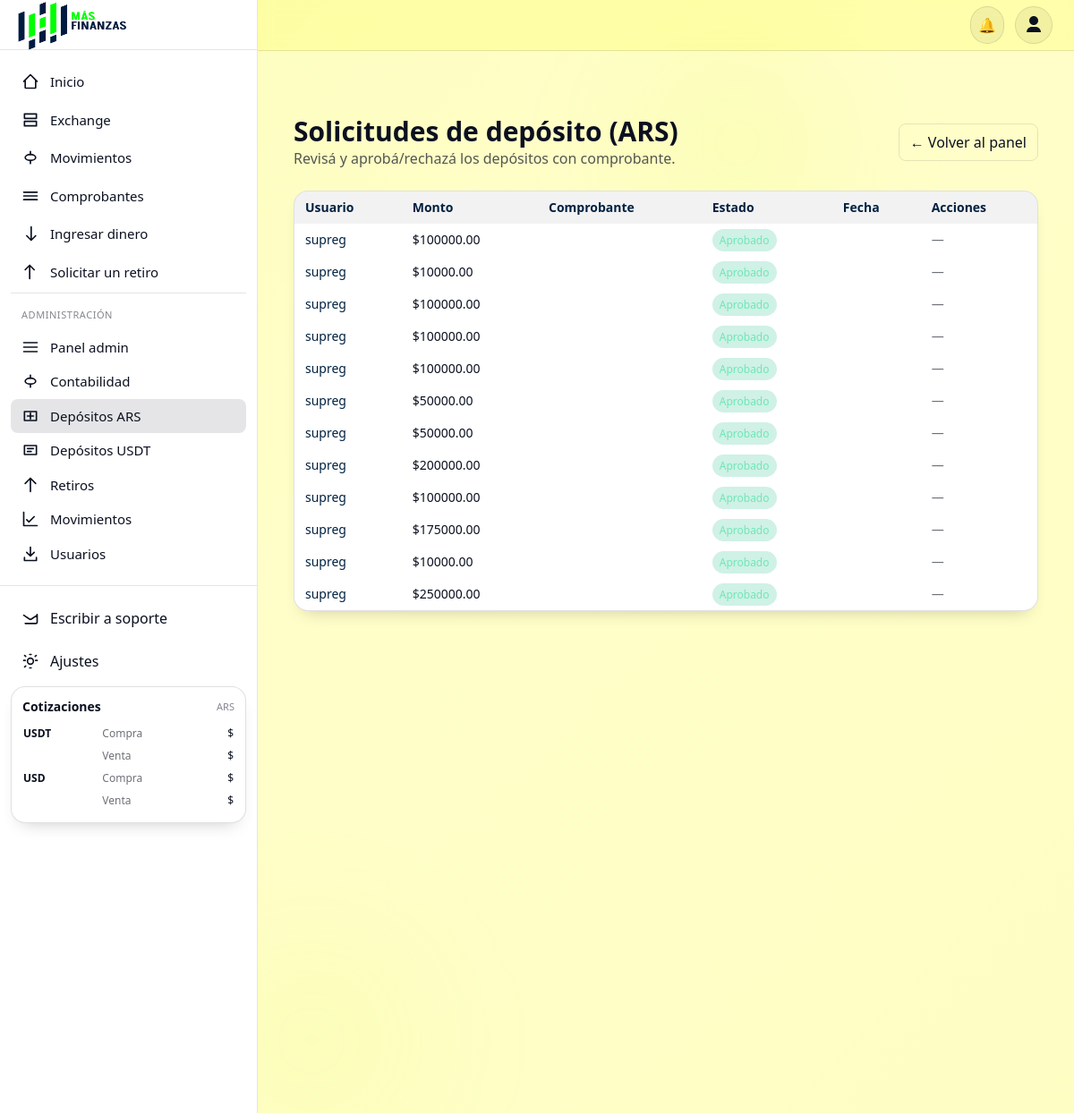
Screenshot of /admin-dashboard/admin-depositos/ (signed in) with the database file from the repository.
### usuarios/models.py (models this page shows, shortened)
class DepositoARS(models.Model):
    ESTADO_CHOICES = [
        ('pendiente', 'Pendiente'),
        ('aprobado', 'Aprobado'),
        ('rechazado', 'Rechazado'),
    ]
    usuario = models.ForeignKey(settings.AUTH_USER_MODEL, on_delete=models.CASCADE)
    monto = models.DecimalField(max_digits=20, decimal_places=2)
    comprobante = models.ImageField(upload_to='comprobantes/')
    estado = models.CharField(max_length=20, choices=ESTADO_CHOICES, default='pendiente')
    fecha = models.DateTimeField(auto_now_add=True)

class Usuario(AbstractUser):
    dni_frente = models.ImageField(upload_to='documentos/', null=True, blank=True)
    dni_dorso  = models.ImageField(upload_to='documentos/', null=True, blank=True)
    estado_verificacion = models.CharField(
        max_length=20,
        choices=[('pendiente','Pendiente'),('aprobado','Aprobado'),('rechazado','Rechazado')],
        default='pendiente'
    )
    saldo_ars  = models.DecimalField(max_digits=20, decimal_places=2, default=0)
    saldo_usdt = models.DecimalField(max_digits=20, decimal_places=2, default=0)
    saldo_usd  = models.DecimalField(max_digits=20, decimal_places=2, default=0)
    doc_tipo = models.CharField(max_length=8, default='DNI')
    doc_nro  = models.CharField(max_length=32, blank=True)
    persona_tipo     = models.CharField(max_length=10, choices=PERSONA_TIPO, default="FISICA")
    estado_civil     = models.CharField(max_length=20, choices=ESTADO_CIVIL, blank=True)
    sexo             = models.CharField(max_length=10, choices=SEXO_CHOICES, blank=True)
    nacionalidad     = models.CharField(max_length=32, blank=True)
    fecha_nacimiento = models.DateField(null=True, blank=True)
    lugar_nacimiento = models.CharField(max_length=128, blank=True)
    pais          = models.ForeignKey(Pais, null=True, blank=True, on_delete=models.SET_NULL, related_name="usuarios")
    provincia     = models.ForeignKey(Provincia, null=True, blank=True, on_delete=models.SET_NULL, related_name="usuarios")
    localidad     = models.ForeignKey(Localidad, null=True, blank=True, on_delete=models.SET_NULL, related_name="usuarios")
    codigo_postal = models.CharField(max_length=16, blank=True)
    calle         = models.CharField(max_length=128, blank=True)
    numero_calle  = models.CharField(max_length=16, blank=True)
    piso          = models.CharField(max_length=16, blank=True)
    depto         = models.CharField(max_length=16, blank=True)
    domicilio = models.CharField(max_length=255, blank=True)
    telefono  = models.CharField(max_length=32, blank=True)
    tyc_aceptado    = models.BooleanField(default=False)
    tyc_version     = models.CharField(max_length=20, blank=True)
    tyc_aceptado_en = models.DateTimeField(null=True, blank=True)
    email_confirmed = models.BooleanField(default=False)
    email_confirmed_at = models.DateTimeField(null=True, blank=True)
    email_confirm_sent_at = models.DateTimeField(null=True, blank=True)

### usuarios/views.py (the view)
# urls.py: path('admin-dashboard/admin-depositos/', panel_depositos, name='panel_depositos'),
@login_required
@user_passes_test(es_admin)
def panel_depositos(request):
    depositos = DepositoARS.objects.all().order_by('-fecha')
    return render(request, 'usuarios/panel_depositos.html', {'depositos':depositos})

### usuarios/templates/usuarios/panel_depositos.html (shortened to what this page needs)
{% extends "base.html" %}
{% block content %}
<section class="max-w-7xl mx-auto px-4 py-8">
  <header class="mb-6 flex items-center justify-between gap-4">
    <div>
      <h1 class="text-2xl sm:text-3xl font-extrabold">Solicitudes de depósito (ARS)</h1>
      <p class="text-white/70">Revisá y aprobá/rechazá los depósitos con comprobante.</p>
    </div>
    <a href="{% url 'panel_admin' %}" class="rounded-lg border border-white/10 px-3 py-2 hover:bg-white/5">← Volver al panel</a>
  </header>
  <div class="overflow-x-auto card p-0">
    <table class="w-full text-sm">
      <thead class="bg-white/5 text-accent">
        <tr>
          <th class="px-3 py-2 text-left">Usuario</th>
          <th class="px-3 py-2 text-left">Monto</th>
          <th class="px-3 py-2 text-left">Comprobante</th>
          <th class="px-3 py-2 text-left">Estado</th>
          <th class="px-3 py-2 text-left">Fecha</th>
          <th class="px-3 py-2 text-left">Acciones</th>
        </tr>
      </thead>
      <tbody>
        {% for d in depositos %}
        <tr class="hover:bg-white/5">
          <td class="px-3 py-2">
            <a href="{% url 'admin_usuario_perfil' d.usuario.id %}" class="text-accent hover:underline">{{ d.usuario.username }}</a>
          </td>
          <td class="px-3 py-2">${{ d.monto }}</td>
          <td class="px-3 py-2">
            {% if d.comprobante %}
              <button type="button" class="thumb-btn underline text-white/80 hover:text-neon"
                      data-img="{{ d.comprobante.url }}">Ver</button>
            {% else %}
              <span class="text-white/40">—</span>
            {% endif %}
          </td>
          <td class="px-3 py-2">
            <span class="rounded-full px-2 py-1 text-xs
              {% if d.estado == 'pendiente' %} bg-yellow-500/20 text-yellow-300
              {% elif d.estado == 'aprobado' %} bg-emerald-500/20 text-emerald-300
              {% else %} bg-rose-500/20 text-rose-300 {% endif %}">
              {{ d.estado|capfirst }}
            </span>
          </td>
          <td class="px-3 py-2">{{ d.fecha_subida|date:"d/m/Y H:i" }}</td>
          <td class="px-3 py-2">
            {% if d.estado == 'pendiente' %}
            <div class="flex gap-2">
              <form method="post" action="{% url 'aprobar_deposito' d.id %}">{% csrf_token %}
                <button class="rounded-md bg-neon text-black px-3 py-1 font-semibold">Aprobar</button>
              </form>
              <form method="post" action="{% url 'rechazar_deposito' d.id %}">{% csrf_token %}
                <button class="rounded-md border border-white/10 px-3 py-1 hover:bg-white/5">Rechazar</button>
              </form>
            </div>
            {% else %}
              <span class="text-white/60">—</span>
            {% endif %}
          </td>
        </tr>
        {% empty %}
        <tr>
          <td colspan="6" class="px-3 py-6 text-center text-white/60">No hay depósitos.</td>
        </tr>
        {% endfor %}
      </tbody>
    </table>
  </div>
</section>
{% endblock %}

### rows the page displays
DepositoARS: usuario.username "supreg", monto "100000.00", estado "Aprobado"
DepositoARS: usuario.username "supreg", monto "10000.00", estado "Aprobado"
DepositoARS: usuario.username "supreg", monto "100000.00", estado "Aprobado"
DepositoARS: usuario.username "supreg", monto "100000.00", estado "Aprobado"
DepositoARS: usuario.username "supreg", monto "100000.00", estado "Aprobado"
DepositoARS: usuario.username "supreg", monto "50000.00", estado "Aprobado"
DepositoARS: usuario.username "supreg", monto "50000.00", estado "Aprobado"
DepositoARS: usuario.username "supreg", monto "200000.00", estado "Aprobado"
DepositoARS: usuario.username "supreg", monto "100000.00", estado "Aprobado"
DepositoARS: usuario.username "supreg", monto "175000.00", estado "Aprobado"
DepositoARS: usuario.username "supreg", monto "10000.00", estado "Aprobado"
DepositoARS: usuario.username "supreg", monto "250000.00", estado "Aprobado"
